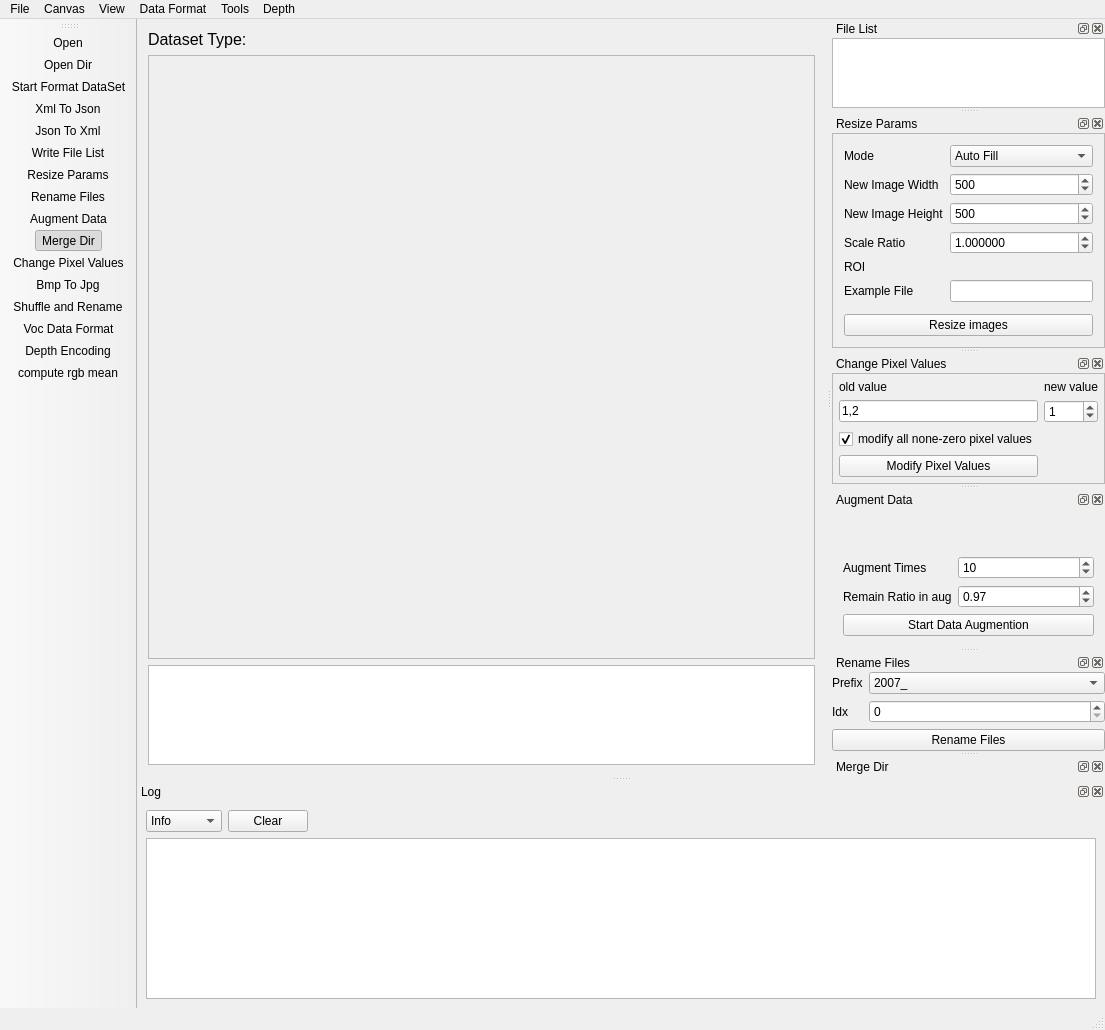
<?xml version="1.0" encoding="UTF-8"?>
<ui version="4.0">
 <class>MainWindow</class>
 <widget class="QMainWindow" name="MainWindow">
  <property name="geometry">
   <rect>
    <x>0</x>
    <y>0</y>
    <width>1105</width>
    <height>1030</height>
   </rect>
  </property>
  <property name="windowTitle">
   <string>Dataset Tools</string>
  </property>
  <widget class="QWidget" name="centralWidget">
   <layout class="QVBoxLayout" name="verticalLayout_9">
    <item>
     <widget class="QLabel" name="dataset_type">
      <property name="font">
       <font>
        <pointsize>12</pointsize>
       </font>
      </property>
      <property name="text">
       <string>Dataset Type: </string>
      </property>
     </widget>
    </item>
    <item>
     <widget class="QScrollArea" name="scrollArea">
      <property name="sizePolicy">
       <sizepolicy hsizetype="MinimumExpanding" vsizetype="MinimumExpanding">
        <horstretch>0</horstretch>
        <verstretch>0</verstretch>
       </sizepolicy>
      </property>
      <property name="minimumSize">
       <size>
        <width>500</width>
        <height>500</height>
       </size>
      </property>
      <property name="widgetResizable">
       <bool>true</bool>
      </property>
      <widget class="QWidget" name="scrollBars">
       <property name="geometry">
        <rect>
         <x>0</x>
         <y>0</y>
         <width>643</width>
         <height>694</height>
        </rect>
       </property>
       <property name="sizePolicy">
        <sizepolicy hsizetype="Preferred" vsizetype="Preferred">
         <horstretch>0</horstretch>
         <verstretch>0</verstretch>
        </sizepolicy>
       </property>
      </widget>
     </widget>
    </item>
    <item>
     <widget class="QPlainTextEdit" name="label_info_text">
      <property name="sizePolicy">
       <sizepolicy hsizetype="Expanding" vsizetype="Maximum">
        <horstretch>0</horstretch>
        <verstretch>0</verstretch>
       </sizepolicy>
      </property>
      <property name="maximumSize">
       <size>
        <width>16777215</width>
        <height>100</height>
       </size>
      </property>
     </widget>
    </item>
   </layout>
  </widget>
  <widget class="QMenuBar" name="menuBar">
   <property name="geometry">
    <rect>
     <x>0</x>
     <y>0</y>
     <width>1105</width>
     <height>23</height>
    </rect>
   </property>
   <widget class="QMenu" name="menuFile">
    <property name="title">
     <string>File</string>
    </property>
    <addaction name="actionOpen"/>
    <addaction name="actionOpen_Dir"/>
   </widget>
   <widget class="QMenu" name="menuView_2">
    <property name="title">
     <string>Canvas</string>
    </property>
    <addaction name="actionPrev_Image"/>
    <addaction name="actionNext_Image"/>
   </widget>
   <widget class="QMenu" name="menuView">
    <property name="title">
     <string>View</string>
    </property>
    <addaction name="actionShow_File_List"/>
    <addaction name="actionResize_Params"/>
    <addaction name="actionChange_Pixel_Values"/>
    <addaction name="actionAugment_Data"/>
    <addaction name="actionRename_Files"/>
    <addaction name="actionMerge_Dir"/>
    <addaction name="actionShow_Log"/>
   </widget>
   <widget class="QMenu" name="menuTools">
    <property name="title">
     <string>Data Format</string>
    </property>
    <addaction name="actionVoc_Data_Format"/>
    <addaction name="actionXml_To_Json"/>
    <addaction name="actionJson_To_Xml"/>
   </widget>
   <widget class="QMenu" name="menuTools_2">
    <property name="title">
     <string>Tools</string>
    </property>
    <addaction name="actionWrite_File_List"/>
    <addaction name="actionMerge_Images_Labels"/>
    <addaction name="actionSplit_Dir"/>
    <addaction name="actionShuffle"/>
    <addaction name="actionCompute_rgb_mean"/>
    <addaction name="actionSave_mask"/>
   </widget>
   <widget class="QMenu" name="menuDepth">
    <property name="title">
     <string>Depth</string>
    </property>
    <addaction name="actionDepth_Encoding"/>
   </widget>
   <addaction name="menuFile"/>
   <addaction name="menuView_2"/>
   <addaction name="menuView"/>
   <addaction name="menuTools"/>
   <addaction name="menuTools_2"/>
   <addaction name="menuDepth"/>
  </widget>
  <widget class="QStatusBar" name="statusBar"/>
  <widget class="QDockWidget" name="dock_file_list">
   <property name="sizePolicy">
    <sizepolicy hsizetype="Preferred" vsizetype="Preferred">
     <horstretch>0</horstretch>
     <verstretch>0</verstretch>
    </sizepolicy>
   </property>
   <property name="maximumSize">
    <size>
     <width>300</width>
     <height>524287</height>
    </size>
   </property>
   <property name="windowTitle">
    <string>File List</string>
   </property>
   <attribute name="dockWidgetArea">
    <number>2</number>
   </attribute>
   <widget class="QWidget" name="dockWidgetContents">
    <layout class="QVBoxLayout" name="verticalLayout_5">
     <property name="leftMargin">
      <number>0</number>
     </property>
     <property name="topMargin">
      <number>0</number>
     </property>
     <property name="rightMargin">
      <number>0</number>
     </property>
     <property name="bottomMargin">
      <number>0</number>
     </property>
     <item>
      <widget class="QListWidget" name="fileList"/>
     </item>
    </layout>
   </widget>
  </widget>
  <widget class="QDockWidget" name="dock_resize_files">
   <property name="windowTitle">
    <string>Resize Params</string>
   </property>
   <attribute name="dockWidgetArea">
    <number>2</number>
   </attribute>
   <widget class="QWidget" name="dockWidgetContents_2">
    <layout class="QVBoxLayout" name="verticalLayout_3">
     <property name="leftMargin">
      <number>0</number>
     </property>
     <property name="topMargin">
      <number>0</number>
     </property>
     <property name="rightMargin">
      <number>0</number>
     </property>
     <property name="bottomMargin">
      <number>0</number>
     </property>
     <item>
      <widget class="QFrame" name="frame">
       <property name="frameShape">
        <enum>QFrame::StyledPanel</enum>
       </property>
       <property name="frameShadow">
        <enum>QFrame::Plain</enum>
       </property>
       <layout class="QVBoxLayout" name="verticalLayout_7">
        <item>
         <widget class="QWidget" name="widget" native="true">
          <layout class="QFormLayout" name="formLayout">
           <property name="leftMargin">
            <number>0</number>
           </property>
           <property name="topMargin">
            <number>0</number>
           </property>
           <property name="rightMargin">
            <number>0</number>
           </property>
           <property name="bottomMargin">
            <number>0</number>
           </property>
           <item row="0" column="0">
            <widget class="QLabel" name="label_6">
             <property name="text">
              <string>Mode</string>
             </property>
            </widget>
           </item>
           <item row="0" column="1">
            <widget class="QComboBox" name="resize_mode">
             <item>
              <property name="text">
               <string>Auto Fill</string>
              </property>
             </item>
             <item>
              <property name="text">
               <string>Maintain H/W Ratio</string>
              </property>
             </item>
             <item>
              <property name="text">
               <string>Crop</string>
              </property>
             </item>
             <item>
              <property name="text">
               <string>ROI</string>
              </property>
             </item>
             <item>
              <property name="text">
               <string>FILE</string>
              </property>
             </item>
            </widget>
           </item>
           <item row="1" column="0">
            <widget class="QLabel" name="label_width">
             <property name="text">
              <string>New Image Width</string>
             </property>
            </widget>
           </item>
           <item row="1" column="1">
            <widget class="QSpinBox" name="new_img_width">
             <property name="maximum">
              <number>20000</number>
             </property>
             <property name="value">
              <number>500</number>
             </property>
            </widget>
           </item>
           <item row="2" column="0">
            <widget class="QLabel" name="label_height">
             <property name="text">
              <string>New Image Height</string>
             </property>
            </widget>
           </item>
           <item row="2" column="1">
            <widget class="QSpinBox" name="new_img_height">
             <property name="maximum">
              <number>20000</number>
             </property>
             <property name="value">
              <number>500</number>
             </property>
            </widget>
           </item>
           <item row="3" column="0">
            <widget class="QLabel" name="label_scale">
             <property name="text">
              <string>Scale Ratio</string>
             </property>
            </widget>
           </item>
           <item row="3" column="1">
            <widget class="QDoubleSpinBox" name="img_scale_ratio">
             <property name="enabled">
              <bool>true</bool>
             </property>
             <property name="decimals">
              <number>6</number>
             </property>
             <property name="singleStep">
              <double>0.010000000000000</double>
             </property>
             <property name="value">
              <double>1.000000000000000</double>
             </property>
            </widget>
           </item>
           <item row="4" column="0">
            <widget class="QLabel" name="label_resize_roi">
             <property name="text">
              <string>ROI</string>
             </property>
            </widget>
           </item>
           <item row="5" column="0">
            <widget class="QLabel" name="label_resize_file">
             <property name="text">
              <string>Example File</string>
             </property>
            </widget>
           </item>
           <item row="5" column="1">
            <widget class="QLineEdit" name="resize_file"/>
           </item>
           <item row="4" column="1">
            <widget class="ROIWidget" name="roi_widget" native="true"/>
           </item>
          </layout>
         </widget>
        </item>
        <item>
         <widget class="RGBWidget" name="widget_rgb_resize" native="true"/>
        </item>
        <item>
         <widget class="QPushButton" name="resize_images">
          <property name="text">
           <string>Resize images</string>
          </property>
         </widget>
        </item>
        <item>
         <spacer name="verticalSpacer_3">
          <property name="orientation">
           <enum>Qt::Vertical</enum>
          </property>
          <property name="sizeHint" stdset="0">
           <size>
            <width>20</width>
            <height>40</height>
           </size>
          </property>
         </spacer>
        </item>
       </layout>
      </widget>
     </item>
    </layout>
   </widget>
  </widget>
  <widget class="QDockWidget" name="dock_change_pixel_values">
   <property name="windowTitle">
    <string>Change Pixel Values</string>
   </property>
   <attribute name="dockWidgetArea">
    <number>2</number>
   </attribute>
   <widget class="QWidget" name="dockWidgetContents_3">
    <layout class="QVBoxLayout" name="verticalLayout_2">
     <property name="leftMargin">
      <number>0</number>
     </property>
     <property name="topMargin">
      <number>0</number>
     </property>
     <property name="rightMargin">
      <number>0</number>
     </property>
     <property name="bottomMargin">
      <number>0</number>
     </property>
     <item>
      <widget class="QFrame" name="frame">
       <property name="frameShape">
        <enum>QFrame::StyledPanel</enum>
       </property>
       <layout class="QGridLayout" name="gridLayout">
        <property name="leftMargin">
         <number>6</number>
        </property>
        <property name="topMargin">
         <number>6</number>
        </property>
        <property name="rightMargin">
         <number>6</number>
        </property>
        <property name="bottomMargin">
         <number>6</number>
        </property>
        <item row="0" column="1">
         <widget class="QLabel" name="label_4">
          <property name="text">
           <string>new value</string>
          </property>
         </widget>
        </item>
        <item row="1" column="0">
         <widget class="QLineEdit" name="old_value_text">
          <property name="toolTip">
           <string>No White Space</string>
          </property>
          <property name="text">
           <string>1,2</string>
          </property>
         </widget>
        </item>
        <item row="3" column="0">
         <widget class="QPushButton" name="modifyPixelValues">
          <property name="text">
           <string>Modify Pixel Values</string>
          </property>
         </widget>
        </item>
        <item row="0" column="0">
         <widget class="QLabel" name="label_3">
          <property name="text">
           <string>old value</string>
          </property>
         </widget>
        </item>
        <item row="1" column="1">
         <widget class="QSpinBox" name="newPixelValue">
          <property name="maximum">
           <number>256</number>
          </property>
          <property name="value">
           <number>1</number>
          </property>
         </widget>
        </item>
        <item row="4" column="0">
         <spacer name="verticalSpacer_2">
          <property name="orientation">
           <enum>Qt::Vertical</enum>
          </property>
          <property name="sizeHint" stdset="0">
           <size>
            <width>20</width>
            <height>40</height>
           </size>
          </property>
         </spacer>
        </item>
        <item row="2" column="0">
         <widget class="QCheckBox" name="modify_none_zero">
          <property name="text">
           <string>modify all none-zero pixel values</string>
          </property>
          <property name="checked">
           <bool>true</bool>
          </property>
         </widget>
        </item>
       </layout>
      </widget>
     </item>
    </layout>
   </widget>
  </widget>
  <widget class="QDockWidget" name="dock_logger">
   <property name="allowedAreas">
    <set>Qt::BottomDockWidgetArea</set>
   </property>
   <property name="windowTitle">
    <string>Log</string>
   </property>
   <attribute name="dockWidgetArea">
    <number>8</number>
   </attribute>
   <widget class="QWidget" name="dockWidgetContents_4">
    <layout class="QVBoxLayout" name="verticalLayout_4">
     <property name="leftMargin">
      <number>9</number>
     </property>
     <property name="topMargin">
      <number>9</number>
     </property>
     <property name="rightMargin">
      <number>9</number>
     </property>
     <property name="bottomMargin">
      <number>9</number>
     </property>
     <item>
      <widget class="QWidget" name="widget_4" native="true">
       <layout class="QFormLayout" name="formLayout_4">
        <property name="leftMargin">
         <number>0</number>
        </property>
        <property name="topMargin">
         <number>0</number>
        </property>
        <property name="rightMargin">
         <number>0</number>
        </property>
        <property name="bottomMargin">
         <number>0</number>
        </property>
        <item row="0" column="0">
         <widget class="QComboBox" name="loggingLevel">
          <property name="sizePolicy">
           <sizepolicy hsizetype="Fixed" vsizetype="Fixed">
            <horstretch>0</horstretch>
            <verstretch>0</verstretch>
           </sizepolicy>
          </property>
          <property name="toolTip">
           <string>Logging level</string>
          </property>
          <property name="currentIndex">
           <number>2</number>
          </property>
          <item>
           <property name="text">
            <string>Verbose</string>
           </property>
          </item>
          <item>
           <property name="text">
            <string>Debug</string>
           </property>
          </item>
          <item>
           <property name="text">
            <string>Info</string>
           </property>
          </item>
          <item>
           <property name="text">
            <string>Warning</string>
           </property>
          </item>
          <item>
           <property name="text">
            <string>Error</string>
           </property>
          </item>
          <item>
           <property name="text">
            <string>Fatal</string>
           </property>
          </item>
         </widget>
        </item>
        <item row="0" column="1">
         <widget class="QPushButton" name="clear_log">
          <property name="sizePolicy">
           <sizepolicy hsizetype="Fixed" vsizetype="Fixed">
            <horstretch>0</horstretch>
            <verstretch>0</verstretch>
           </sizepolicy>
          </property>
          <property name="text">
           <string>Clear</string>
          </property>
         </widget>
        </item>
       </layout>
      </widget>
     </item>
     <item>
      <widget class="QPlainTextEdit" name="logger"/>
     </item>
    </layout>
   </widget>
  </widget>
  <widget class="QDockWidget" name="dock_augment_data">
   <property name="windowTitle">
    <string>Augment Data</string>
   </property>
   <attribute name="dockWidgetArea">
    <number>2</number>
   </attribute>
   <widget class="QWidget" name="dockWidgetContents_6">
    <layout class="QVBoxLayout" name="verticalLayout_6">
     <item>
      <widget class="MinMaxWidget" name="widget_contrast" native="true"/>
     </item>
     <item>
      <widget class="MinMaxWidget" name="widget_brightness" native="true"/>
     </item>
     <item>
      <widget class="MinMaxWidget" name="widget_scale" native="true"/>
     </item>
     <item>
      <widget class="MinMaxWidget" name="widget_rotation" native="true"/>
     </item>
     <item>
      <widget class="MinMaxWidget" name="widget_translation" native="true"/>
     </item>
     <item>
      <widget class="RGBWidget" name="widget_rgb_increase" native="true"/>
     </item>
     <item>
      <widget class="QWidget" name="widget_2" native="true">
       <layout class="QFormLayout" name="formLayout_2">
        <property name="leftMargin">
         <number>0</number>
        </property>
        <property name="topMargin">
         <number>0</number>
        </property>
        <property name="rightMargin">
         <number>0</number>
        </property>
        <property name="bottomMargin">
         <number>0</number>
        </property>
        <item row="2" column="0">
         <widget class="QLabel" name="label_2">
          <property name="text">
           <string>Remain Ratio in aug</string>
          </property>
         </widget>
        </item>
        <item row="1" column="0">
         <widget class="QLabel" name="label">
          <property name="text">
           <string>Augment Times</string>
          </property>
         </widget>
        </item>
        <item row="1" column="1">
         <widget class="QSpinBox" name="augment_times">
          <property name="value">
           <number>10</number>
          </property>
         </widget>
        </item>
        <item row="2" column="1">
         <widget class="QDoubleSpinBox" name="remain_ratio_in_aug">
          <property name="maximum">
           <double>1.000000000000000</double>
          </property>
          <property name="value">
           <double>0.970000000000000</double>
          </property>
         </widget>
        </item>
       </layout>
      </widget>
     </item>
     <item>
      <widget class="QPushButton" name="augment_data">
       <property name="text">
        <string>Start Data Augmention</string>
       </property>
      </widget>
     </item>
    </layout>
   </widget>
  </widget>
  <widget class="QDockWidget" name="dock_rename_files">
   <property name="windowTitle">
    <string>Rename Files</string>
   </property>
   <attribute name="dockWidgetArea">
    <number>2</number>
   </attribute>
   <widget class="QWidget" name="dockWidgetContents_7">
    <layout class="QGridLayout" name="gridLayout_2">
     <property name="leftMargin">
      <number>0</number>
     </property>
     <property name="topMargin">
      <number>0</number>
     </property>
     <property name="rightMargin">
      <number>0</number>
     </property>
     <property name="bottomMargin">
      <number>0</number>
     </property>
     <item row="1" column="0">
      <widget class="QPushButton" name="rename_files">
       <property name="text">
        <string>Rename Files</string>
       </property>
      </widget>
     </item>
     <item row="2" column="0">
      <spacer name="verticalSpacer">
       <property name="orientation">
        <enum>Qt::Vertical</enum>
       </property>
       <property name="sizeHint" stdset="0">
        <size>
         <width>20</width>
         <height>40</height>
        </size>
       </property>
      </spacer>
     </item>
     <item row="0" column="0">
      <widget class="QWidget" name="widget_3" native="true">
       <layout class="QFormLayout" name="formLayout_3">
        <property name="leftMargin">
         <number>0</number>
        </property>
        <property name="topMargin">
         <number>0</number>
        </property>
        <property name="rightMargin">
         <number>0</number>
        </property>
        <property name="bottomMargin">
         <number>0</number>
        </property>
        <item row="1" column="1">
         <widget class="QComboBox" name="prefix_list">
          <item>
           <property name="text">
            <string>2007_</string>
           </property>
          </item>
          <item>
           <property name="text">
            <string>rgb_image_</string>
           </property>
          </item>
          <item>
           <property name="text">
            <string>self-defined</string>
           </property>
          </item>
         </widget>
        </item>
        <item row="2" column="1">
         <widget class="QSpinBox" name="start_idx">
          <property name="maximum">
           <number>10000000</number>
          </property>
         </widget>
        </item>
        <item row="1" column="0">
         <widget class="QLabel" name="label_5">
          <property name="text">
           <string>Prefix</string>
          </property>
         </widget>
        </item>
        <item row="2" column="0">
         <widget class="QLabel" name="label_8">
          <property name="text">
           <string>Idx</string>
          </property>
         </widget>
        </item>
       </layout>
      </widget>
     </item>
    </layout>
   </widget>
  </widget>
  <widget class="QDockWidget" name="dock_merge_dir">
   <property name="windowTitle">
    <string>Merge Dir</string>
   </property>
   <attribute name="dockWidgetArea">
    <number>2</number>
   </attribute>
   <widget class="QWidget" name="dockWidgetContents_8">
    <layout class="QVBoxLayout" name="verticalLayout_8">
     <property name="leftMargin">
      <number>0</number>
     </property>
     <property name="topMargin">
      <number>0</number>
     </property>
     <property name="rightMargin">
      <number>0</number>
     </property>
     <property name="bottomMargin">
      <number>0</number>
     </property>
     <item>
      <widget class="MergeDirDialog" name="frame_3">
       <property name="frameShape">
        <enum>QFrame::StyledPanel</enum>
       </property>
      </widget>
     </item>
    </layout>
   </widget>
  </widget>
  <widget class="QToolBar" name="mainToolBar">
   <property name="maximumSize">
    <size>
     <width>150</width>
     <height>16777215</height>
    </size>
   </property>
   <property name="orientation">
    <enum>Qt::Vertical</enum>
   </property>
   <property name="toolButtonStyle">
    <enum>Qt::ToolButtonTextUnderIcon</enum>
   </property>
   <attribute name="toolBarArea">
    <enum>LeftToolBarArea</enum>
   </attribute>
   <attribute name="toolBarBreak">
    <bool>false</bool>
   </attribute>
   <addaction name="actionOpen"/>
   <addaction name="actionOpen_Dir"/>
   <addaction name="actionStart_Format_DataSet"/>
   <addaction name="actionXml_To_Json"/>
   <addaction name="actionJson_To_Xml"/>
   <addaction name="actionWrite_File_List"/>
   <addaction name="actionResize_Params"/>
   <addaction name="actionRename_Files"/>
   <addaction name="actionAugment_Data"/>
   <addaction name="actionMerge_Dir"/>
   <addaction name="actionChange_Pixel_Values"/>
   <addaction name="actionBmp_To_Jpg"/>
   <addaction name="actionShuffle"/>
   <addaction name="actionVoc_Data_Format"/>
   <addaction name="actionDepth_Encoding"/>
   <addaction name="actionCompute_rgb_mean"/>
  </widget>
  <action name="actionOpen">
   <property name="icon">
    <iconset>
     <normaloff>icons/open.png</normaloff>icons/open.png</iconset>
   </property>
   <property name="text">
    <string>Open</string>
   </property>
   <property name="shortcut">
    <string>Ctrl+O</string>
   </property>
  </action>
  <action name="actionOpen_Dir">
   <property name="icon">
    <iconset>
     <normalon>icons/open.png</normalon>
    </iconset>
   </property>
   <property name="text">
    <string>Open Dir</string>
   </property>
   <property name="shortcut">
    <string>Ctrl+U</string>
   </property>
  </action>
  <action name="actionOpen_Recent">
   <property name="text">
    <string>Open Recent</string>
   </property>
  </action>
  <action name="actionNext_Image">
   <property name="icon">
    <iconset>
     <normaloff>icons/next.png</normaloff>icons/next.png</iconset>
   </property>
   <property name="text">
    <string>Next Image</string>
   </property>
   <property name="shortcut">
    <string>Right</string>
   </property>
  </action>
  <action name="actionPrev_Image">
   <property name="icon">
    <iconset>
     <normaloff>icons/prev.png</normaloff>icons/prev.png</iconset>
   </property>
   <property name="text">
    <string>Prev Image</string>
   </property>
   <property name="shortcut">
    <string>Left</string>
   </property>
  </action>
  <action name="actionShow_File_List">
   <property name="checkable">
    <bool>true</bool>
   </property>
   <property name="checked">
    <bool>true</bool>
   </property>
   <property name="text">
    <string>Show File List</string>
   </property>
  </action>
  <action name="actionResize_Params">
   <property name="checkable">
    <bool>true</bool>
   </property>
   <property name="checked">
    <bool>false</bool>
   </property>
   <property name="icon">
    <iconset>
     <normalon>icons/edit.png</normalon>
    </iconset>
   </property>
   <property name="text">
    <string>Resize Params</string>
   </property>
  </action>
  <action name="actionChange_Pixel_Values">
   <property name="checkable">
    <bool>true</bool>
   </property>
   <property name="checked">
    <bool>false</bool>
   </property>
   <property name="icon">
    <iconset>
     <normalon>icons/edit.png</normalon>
    </iconset>
   </property>
   <property name="text">
    <string>Change Pixel Values</string>
   </property>
  </action>
  <action name="actionMerge_Dir">
   <property name="checkable">
    <bool>true</bool>
   </property>
   <property name="checked">
    <bool>true</bool>
   </property>
   <property name="icon">
    <iconset>
     <normalon>icons/edit.png</normalon>
    </iconset>
   </property>
   <property name="text">
    <string>Merge Dir</string>
   </property>
  </action>
  <action name="actionSplit_Dir">
   <property name="text">
    <string>Split Dir</string>
   </property>
  </action>
  <action name="actionAugment_Data">
   <property name="checkable">
    <bool>true</bool>
   </property>
   <property name="icon">
    <iconset>
     <normalon>icons/edit.png</normalon>
    </iconset>
   </property>
   <property name="text">
    <string>Augment Data</string>
   </property>
  </action>
  <action name="actionRename_Files">
   <property name="checkable">
    <bool>true</bool>
   </property>
   <property name="icon">
    <iconset>
     <normalon>icons/edit.png</normalon>
    </iconset>
   </property>
   <property name="text">
    <string>Rename Files</string>
   </property>
  </action>
  <action name="actionShow_Log">
   <property name="checkable">
    <bool>true</bool>
   </property>
   <property name="checked">
    <bool>true</bool>
   </property>
   <property name="text">
    <string>Show Log</string>
   </property>
  </action>
  <action name="actionVoc_Data_Format">
   <property name="icon">
    <iconset>
     <normaloff>icons/edit.png</normaloff>icons/edit.png</iconset>
   </property>
   <property name="text">
    <string>Voc Data Format</string>
   </property>
  </action>
  <action name="actionWrite_File_List">
   <property name="icon">
    <iconset>
     <normalon>icons/edit.png</normalon>
    </iconset>
   </property>
   <property name="text">
    <string>Write File List</string>
   </property>
  </action>
  <action name="actionMerge_Images_Labels">
   <property name="icon">
    <iconset>
     <normalon>icons/edit.png</normalon>
    </iconset>
   </property>
   <property name="text">
    <string>Merge Images/Labels To One Dir</string>
   </property>
  </action>
  <action name="actionXml_To_Json">
   <property name="icon">
    <iconset>
     <normalon>icons/fit.png</normalon>
    </iconset>
   </property>
   <property name="text">
    <string>Xml To Json</string>
   </property>
  </action>
  <action name="actionJson_To_Xml">
   <property name="icon">
    <iconset>
     <normalon>icons/fit.png</normalon>
    </iconset>
   </property>
   <property name="text">
    <string>Json To Xml</string>
   </property>
  </action>
  <action name="actionStart_Format_DataSet">
   <property name="icon">
    <iconset>
     <normalon>icons/start.png</normalon>
    </iconset>
   </property>
   <property name="text">
    <string>Start Format DataSet</string>
   </property>
  </action>
  <action name="actionBmp_To_Jpg">
   <property name="icon">
    <iconset>
     <normalon>icons/edit.png</normalon>
    </iconset>
   </property>
   <property name="text">
    <string>Bmp To Jpg</string>
   </property>
  </action>
  <action name="actionShuffle">
   <property name="icon">
    <iconset>
     <normalon>icons/edit.png</normalon>
    </iconset>
   </property>
   <property name="text">
    <string>Shuffle and Rename</string>
   </property>
  </action>
  <action name="actionDepth_Encoding">
   <property name="text">
    <string>Depth Encoding</string>
   </property>
  </action>
  <action name="actionCompute_rgb_mean">
   <property name="text">
    <string>compute rgb mean</string>
   </property>
   <property name="toolTip">
    <string>compute rgb mean</string>
   </property>
  </action>
  <action name="actionSave_mask">
   <property name="text">
    <string>Save mask</string>
   </property>
  </action>
 </widget>
 <layoutdefault spacing="6" margin="11"/>
 <customwidgets>
  <customwidget>
   <class>RGBWidget</class>
   <extends>QWidget</extends>
   <header>ui/RGBWidget.h</header>
   <container>1</container>
  </customwidget>
  <customwidget>
   <class>MinMaxWidget</class>
   <extends>QWidget</extends>
   <header>ui/MinMaxWidget.h</header>
   <container>1</container>
  </customwidget>
  <customwidget>
   <class>MergeDirDialog</class>
   <extends>QFrame</extends>
   <header>ui/MergeDirDialog.h</header>
   <container>1</container>
  </customwidget>
  <customwidget>
   <class>ROIWidget</class>
   <extends>QWidget</extends>
   <header>ui/ROIWidget.h</header>
   <container>1</container>
  </customwidget>
 </customwidgets>
 <resources/>
 <connections/>
</ui>
